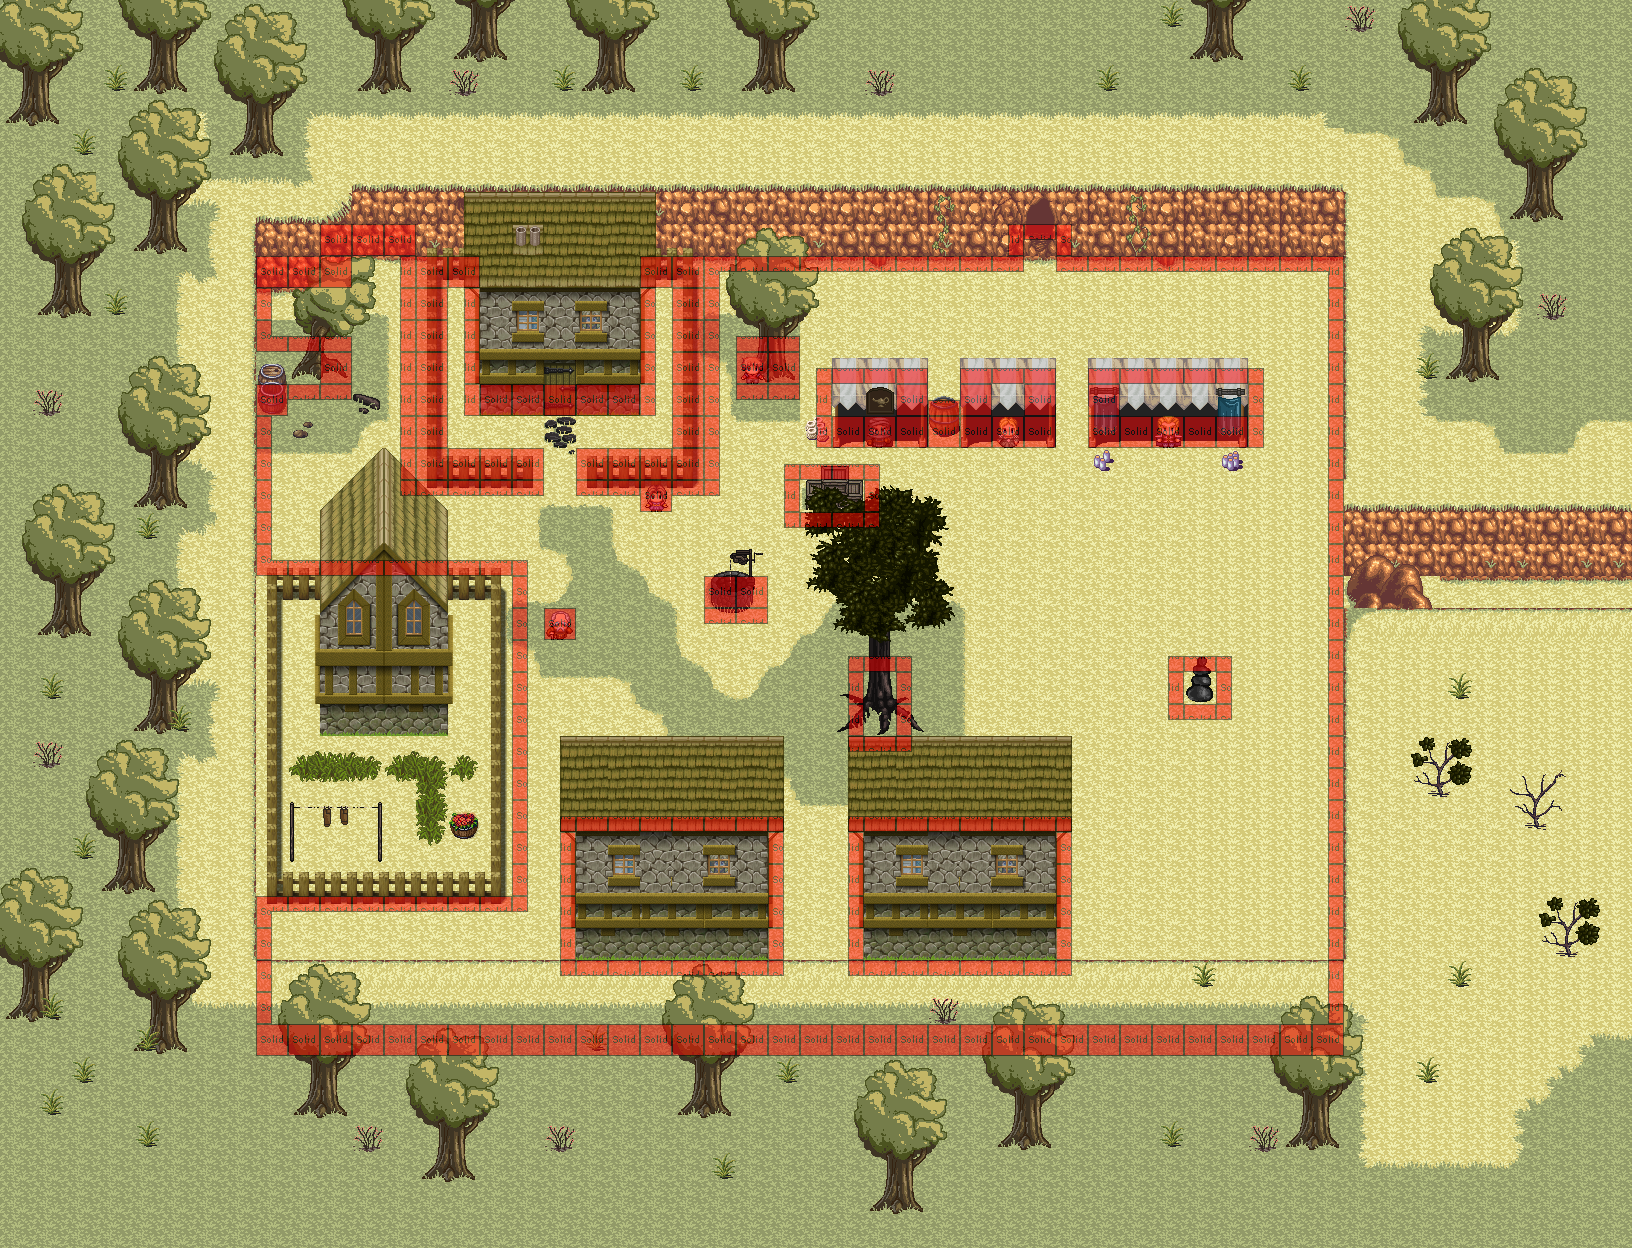

A 2D game scene composited from a Tiled map and its tileset images. What follows is a short description and the map's XML, with each tile layer's data collapsed to a summary:
An orthogonal 51x39 tile map with 32x32 px tiles, 6 tile layers (background0, background1, background2, foreground0, ...), 8 tilesets and 7 objects (6x PNJ, change-map).

<map version="1.0" orientation="orthogonal" width="51" height="39" tilewidth="32" tileheight="32">
 <tileset firstgid="1" name="tileset1" tilewidth="32" tileheight="32">
  <image source="tuiles/tileset1.png" width="960" height="960" />
 </tileset>
 <tileset firstgid="901" name="tileset2" tilewidth="32" tileheight="32">
  <image source="tuiles/tileset2.png" width="960" height="960" />
 </tileset>
 <tileset firstgid="1801" name="tileset3" tilewidth="32" tileheight="32">
  <image source="tuiles/tileset3.png" width="960" height="960" />
 </tileset>
 <tileset firstgid="2701" name="house" tilewidth="32" tileheight="32">
  <image source="tuiles/house.png" width="256" height="1300" />
 </tileset>
 <tileset firstgid="3021" name="collision" tilewidth="32" tileheight="32">
  <image source="tuiles/logic.png" width="160" height="160" />
 </tileset>
 <tileset firstgid="3046" name="alladin" tilewidth="32" tileheight="32">
  <image source="tuiles/Characterss12.png" trans="ffffff" width="384" height="256" />
 </tileset>
 <tileset firstgid="3142" name="vieux" tilewidth="32" tileheight="32">
  <image source="tuiles/themooldmandanrtp_zpslyvse8bn.png" trans="ffffff" width="384" height="256" />
 </tileset>
 <tileset firstgid="3238" name="gens" tilewidth="32" tileheight="32">
  <image source="tuiles/people.png" trans="ffffff" width="384" height="256" />
 </tileset>
 <layer name="background0" width="51" height="39">
  <data>[1989 cells, 1938 non-empty, 56 distinct tile ids]</data>
 </layer>
 <layer name="background1" width="51" height="39">
  <data>[1989 cells, 520 non-empty, 143 distinct tile ids]</data>
 </layer>
 <layer name="background2" width="51" height="39">
  <data>[1989 cells, 6 non-empty, 6 distinct tile ids]</data>
 </layer>
 <layer name="foreground0" width="51" height="39">
  <data>[1989 cells, 356 non-empty, 103 distinct tile ids]</data>
 </layer>
 <layer name="foreground1" width="51" height="39">
  <data>[1989 cells, 171 non-empty, 53 distinct tile ids]</data>
 </layer>
 <layer name="collision" width="51" height="39" opacity="0.5">
  <data>[1989 cells, 307 non-empty, 12 distinct tile ids]</data>
 </layer>
 <objectgroup name="trigger" width="51" height="39">
  <object name="em" type="change-map" x="1024" y="240" width="32" height="22">
   <properties>
    <property name="dest-map" value="mine.tmx" />
    <property name="dest-x" value="272" />
    <property name="dest-y" value="2800" />
   </properties>
  </object>
  <object name="Alladin" type="PNJ" x="864" y="416" width="32" height="32">
   <properties>
    <property name="dialogue" value="Oui c'est bien moi, Ali Ababwa." />
    <property name="pos-x" value="880" />
    <property name="pos-y" value="432" />
    <property name="start" value="" />
   </properties>
  </object>
  <object name="Papy Prothèse" type="PNJ" x="544" y="608" width="32" height="32">
   <properties>
    <property name="dialogue" value="Je suis vieux." />
    <property name="pos-x" value="560" />
    <property name="pos-y" value="624" />
    <property name="start" value="" />
   </properties>
  </object>
  <object name="Enfant" type="PNJ" x="736" y="352" width="32" height="32">
   <properties>
    <property name="dialogue" value="Pf, j'en ai déjà vu des comme vous." />
    <property name="pos-x" value="752" />
    <property name="pos-y" value="368" />
    <property name="start" value="" />
   </properties>
  </object>
  <object name="Pélagie" type="PNJ" x="992" y="416" width="32" height="32">
   <properties>
    <property name="dialogue" value="Je vends des choux." />
    <property name="pos-x" value="1008" />
    <property name="pos-y" value="432" />
    <property name="start" value="" />
   </properties>
  </object>
  <object name="Coffre" type="PNJ" x="1152" y="416" width="32" height="32">
   <properties>
    <property name="dialogue" value="L'imagination est la reine du vrai, \n et le possible est une des provinces du vrai." />
    <property name="pos-x" value="1168" />
    <property name="pos-y" value="432" />
    <property name="start" value="" />
   </properties>
  </object>
  <object name="Bonny" type="PNJ" x="640" y="480" width="32" height="32">
   <properties>
    <property name="dialogue" value="L'accés au village est bloqué ! Va chercher la sainte grenade mon chéri !" />
    <property name="pos-x" value="656" />
    <property name="pos-y" value="496" />
    <property name="start" value="" />
   </properties>
  </object>
 </objectgroup>
</map>
